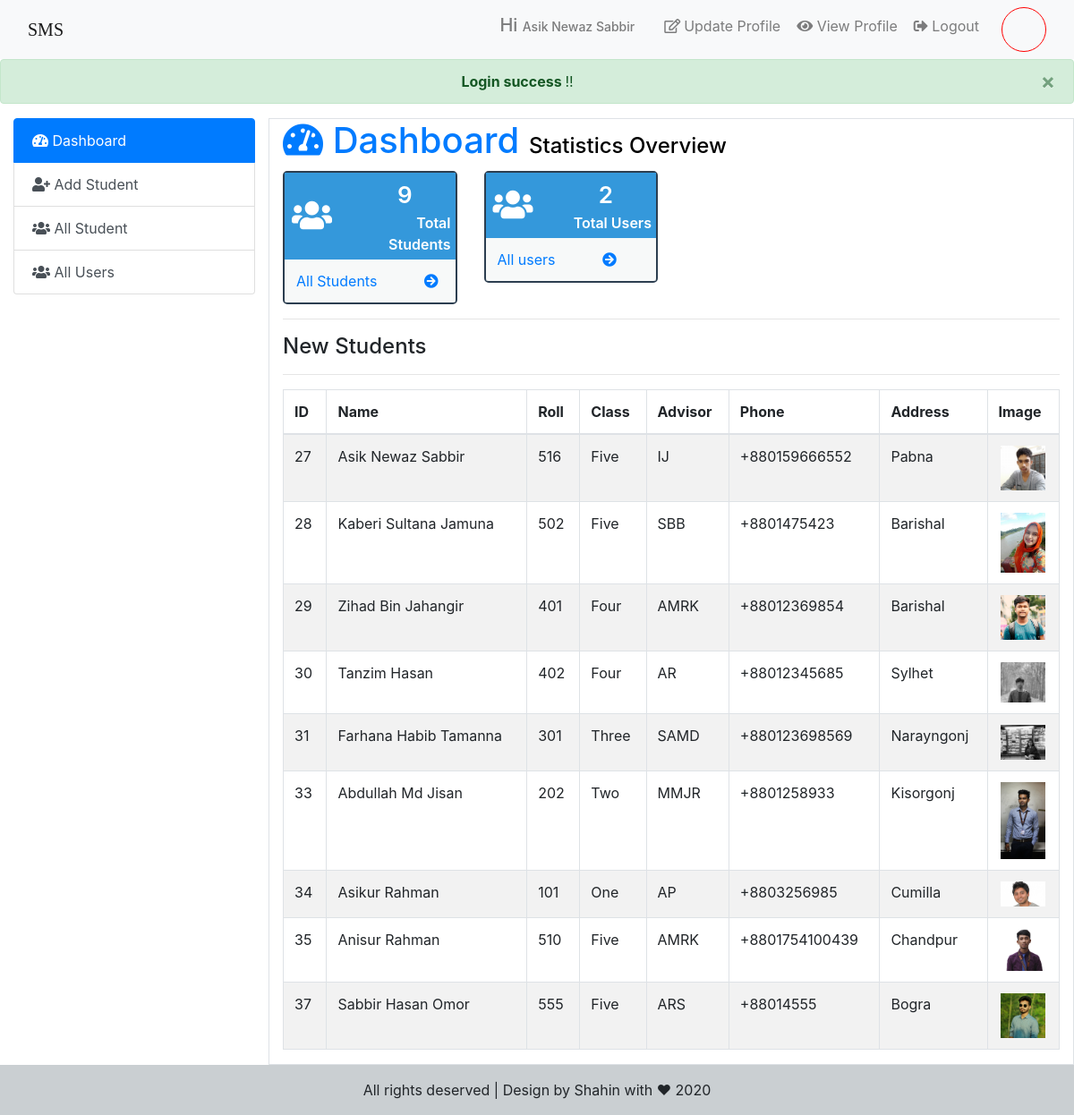
The app's page /admin/index.php (signed in) with its own data.
### tables this page shows
CREATE TABLE `users` (
  `id` int(4) NOT NULL,
  `name` varchar(150) NOT NULL,
  `username` varchar(80) NOT NULL,
  `email` text NOT NULL,
  `password` varchar(200) NOT NULL,
  `image` varchar(150) NOT NULL,
  `date` timestamp NOT NULL DEFAULT current_timestamp(),
  `status` varchar(30) NOT NULL
);

CREATE TABLE `students_info` (
  `id` int(3) NOT NULL,
  `name` varchar(100) NOT NULL,
  `class` varchar(20) NOT NULL,
  `roll` int(15) NOT NULL,
  `pnumber` varchar(16) NOT NULL,
  `city` varchar(120) NOT NULL,
  `gpa` varchar(4) NOT NULL,
  `date` timestamp NOT NULL DEFAULT current_timestamp(),
  `advisor` varchar(100) NOT NULL,
  `image` varchar(200) NOT NULL
);

### admin/dashboard.php (the view, shortened to what this page needs)
<?php
$con = DB();
$sql = "SELECT * FROM `students_info`";
$result = mysqli_query($con,$sql);
$total_student = mysqli_num_rows($result);
$sql_user = "SELECT * FROM `users`";
$result_user = mysqli_query($con,$sql_user);
$total_user = mysqli_num_rows($result_user);
?>
                       <h1 class="text-primary"><i class="fas fa-tachometer-alt"></i> Dashboard <span style="font-size : 24px;color:black">Statistics Overview</span></h1>
                  <div class="row">
                      <div class="col-3">
                           <div class="pannel">
                               <div class="pannel-top">
                                   <div class="row">
                                       <div class="col-4 text-center align-self-center">
                                           <i class="fas fa-users"></i>
                                       </div>
                                       <div class="col-8 text-right">
                                           <span class="d-block digit"><?=$total_student;?></span>
                                           <span class="d-block tag">Total Students</span>
                                       </div>
                                   </div>
                               </div>
                               <div class="pannel-bottom">
                                   <a href="" class="btn btn-link">All Students <i class="fas fa-arrow-circle-right ml-5"></i></a>
                               </div>
                           </div>
                      </div>
                       <div class="col-3">
                           <div class="pannel">
                               <div class="pannel-top">
                                   <div class="row">
                                       <div class="col-4 text-center align-self-center">
                                           <i class="fas fa-users"></i>
                                       </div>
                                       <div class="col-8 text-right">
                                           <span class="d-block digit"><?=$total_user;?></span>
                                           <span class="d-block tag">Total Users</span>
                                       </div>
                                   </div>
                               </div>
                               <div class="pannel-bottom">
                                   <a href="" class="btn btn-link">All users <i class="fas fa-arrow-circle-right ml-5"></i></a>
                               </div>
                           </div>
                      </div>
                  </div>
                  <hr>
                  <h3 style="font-size:24px;">New Students</h3>
                  <hr>
                  <div class="table-responsive">
                  <table class="table table-bordered table-hover table-striped" id="table">
                      <thead>
                          <tr>
                              <th>ID</th>
                              <th>Name</th>
                              <th>Roll</th>
                              <th>Class</th>
                              <th>Advisor</th>
                              <th>Phone</th>
                              <th>Address</th>
                              <th>Image</th>
                          </tr>
                      </thead>
                      <tbody>
                         <?php while ($row = mysqli_fetch_assoc($result)){ ?>
                          <tr>
                              <td><?=$row['id']?></td>
                              <td><?=ucwords($row['name'])?></td>
                              <td><?=$row['roll']?></td>
                             <td><?=ucwords($row['class'])?></td>
                             <td><?=strtoupper($row['advisor'])?></td>
                              <td><?=$row['pnumber']?></td>
                              <td><?=$row['city']?></td>
                              <td class="text-center">
                                  <img src="student_images/<?=$row['image']?>" alt="" width="50">
                              </td>
                          </tr>
                          <?php }?>
                      </tbody>
                  </table>
                  </div>

### admin/index.php (shortened to what this page needs)
<?php
$id = $_SESSION['user_id'];
$con = DB();
$sql = "SELECT * FROM `users` WHERE `id` = $id";
$result = mysqli_query($con,$sql);
$row = mysqli_fetch_assoc($result);
?>
 <!doctype html>
<html lang="en">
  <head>
    <link rel="stylesheet" href="https://maxcdn.bootstrapcdn.com/bootstrap/4.0.0/css/bootstrap.min.css">
    <link rel="stylesheet" href="resources/Fonts/css/all.min.css">
    <link rel="stylesheet" href="resources/css/datatable.css">
    <link rel="stylesheet" href="resources/css/style.css">
  </head>
  <body>
   <nav class="navbar navbar-expand-lg navbar-light bg-light">
   <div class="container-fluid">
  <a class="navbar-brand" href="../index.php" style="font-family: cursive">SMS</a>
  <div class="collapse navbar-collapse" id="navbarSupportedContent">
    <ul class="navbar-nav ml-auto">
      <li class="nav-item ">
        <a class="nav-link "><h5 class="mr-3">Hi <span style="font-size:14px"><?=ucwords($row['name'])?></span></h5></a>
      </li>
      <li class="nav-item">
        <a class="nav-link btn btn-link"  data-toggle="modal" data-target="#update"><i class="far fa-edit mr-1"></i>Update Profile</a>
      </li>
      <li class="nav-item">
        <a class="nav-link btn btn-link"  data-toggle="modal" data-target="#exampleModalCenter"><i class="fas fa-eye"></i> View Profile</a>
      </li>
      <li class="nav-item">
        <a class="nav-link btn btn-link" href="../user/logout.php"  onclick="return confirm('Are you sure ?')"><i class="fas fa-sign-out-alt"></i> Logout</a>
      </li>
           <li class="nav-item ml-3">
       <div class="user-img-box">
            <a class="nav-link btn btn-link"><img src="../user/user_Image/<?=$row['image']?>" alt="" class="user-img img-rounded"></a>
        </div>
      </li>
    </ul>
</div>
  </div>
</nav>
    <?php if(isset($_SESSION['success-login-alert'])){ ?>
          <div class="alert alert-success alert-dismissible fade show text-center" role="alert">
  <strong>Login success </strong>!!
  <button type="button" class="close" data-dismiss="alert" aria-label="Close">
    <span aria-hidden="true">&times;</span>
  </button>
</div>
     <?php }?>
   <div class="container-fluid mt-1">
       <div class="row">
           <div class="col-3">
               <div class="list-group">
                  <a href="index.php?page=dashboard" class="list-group-item list-group-item-action active">
                   <i class="fas fa-tachometer-alt"></i> Dashboard
                  </a>
                  <a href="index.php?page=addnewStudent" class="list-group-item list-group-item-action"><i class="fas fa-user-plus"></i> Add Student</a>
                  <a href="index.php?page=allStudent" class="list-group-item list-group-item-action"><i class="fas fa-users"></i> All Student</a>
                  <a href="index.php?page=allUser" class="list-group-item list-group-item-action"><i class="fas fa-users"></i> All Users</a>
                </div>
           </div>
           <div class="col-9 border">
               <div class="content">
              <?php
                   if(isset($_GET['page'])){
                       $page = $_GET['page'] .'.php';
                   }
                   else{
                       $page =  'dashboard.php';
                   }
                   if(file_exists($page)){
                        require_once $page;
                   }else{
                       header("location: ../404.php");
                   }
                   ?>
            </div>
           </div>
       </div>
   </div>
     <footer class=" py-3 text-center" style="background: rgba(189, 195, 199, 0.8);">
           <p class="m-0">All rights deserved | Design by Shahin with ♥ 2020</p>
       </footer>
  </body>
</html>

### admin/resources/css/style.css (style rules this page uses)
.user-img-box { height: 50px; width: 50px; border-radius: 50%; overflow: hidden; border: 1.5px solid red; }
.content { min-height: 500px; }
.content h1 { margin-bottom: 10px; }
.content .pannel { border: 2px solid #2c3e50; border-radius: 5px; }
.content .pannel .pannel-top { padding: 5px; background: #3498db; color: #fff; }
.content .pannel .pannel-top .fas { font-size: 36px; margin-left: 3px; }
.content .pannel .pannel-top .digit { font-size: 26px; font-weight: 600; margin-left: 8px; display: inline-block; text-align: center; }
.content .pannel .pannel-top .tag { font-weight: 600; }
.content .pannel .pannel-bottom { background: rgba(236, 240, 241, 0.42); padding: 5px 0; }

### records on screen
users: name "Asik Newaz Sabbir"
students_info: id "27", name "Asik Newaz Sabbir", roll "516", class "Five", advisor "IJ", pnumber "+880159666552", city "Pabna", image (picture)
students_info: id "28", name "Kaberi Sultana Jamuna", roll "502", class "Five", advisor "SBB", pnumber "+8801475423", city "Barishal", image (picture)
students_info: id "29", name "Zihad Bin Jahangir", roll "401", class "Four", advisor "AMRK", pnumber "+88012369854", city "Barishal", image (picture)
students_info: id "30", name "Tanzim Hasan", roll "402", class "Four", advisor "AR", pnumber "+88012345685", city "Sylhet", image (picture)
students_info: id "31", name "Farhana Habib Tamanna", roll "301", class "Three", advisor "SAMD", pnumber "+880123698569", city "Narayngonj", image (picture)
students_info: id "33", name "Abdullah Md Jisan", roll "202", class "Two", advisor "MMJR", pnumber "+8801258933", city "Kisorgonj", image (picture)
students_info: id "34", name "Asikur Rahman", roll "101", class "One", advisor "AP", pnumber "+8803256985", city "Cumilla", image (picture)
students_info: id "35", name "Anisur Rahman", roll "510", class "Five", advisor "AMRK", pnumber "+8801754100439", city "Chandpur", image (picture)
students_info: id "37", name "Sabbir Hasan Omor", roll "555", class "Five", advisor "ARS", pnumber "+88014555", city "Bogra", image (picture)

### other values on screen
$total_student "9"
$total_user "2"
